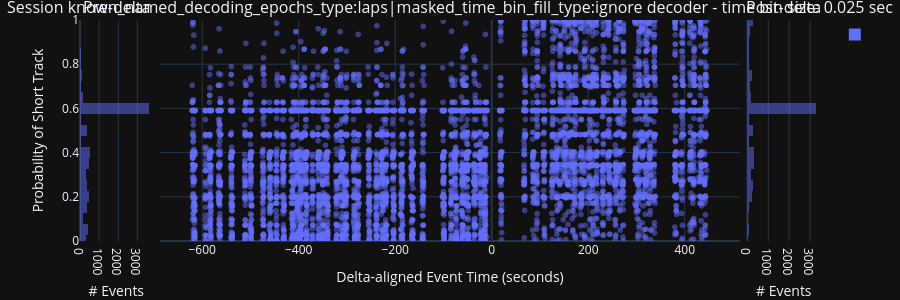
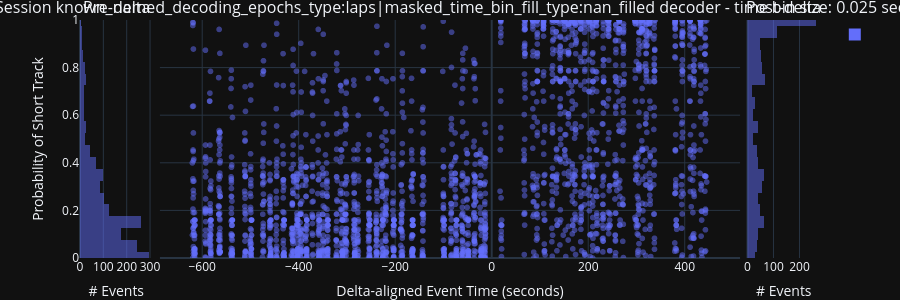
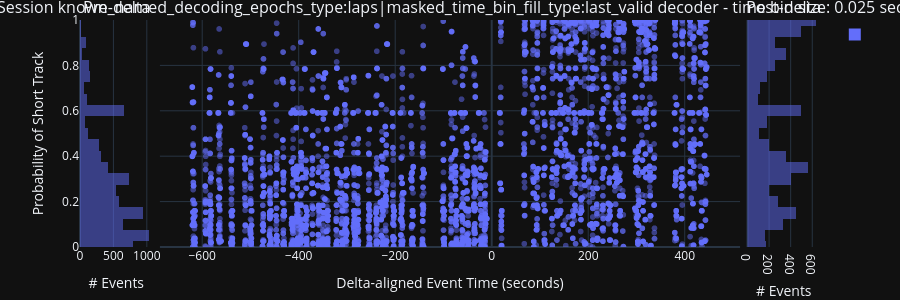
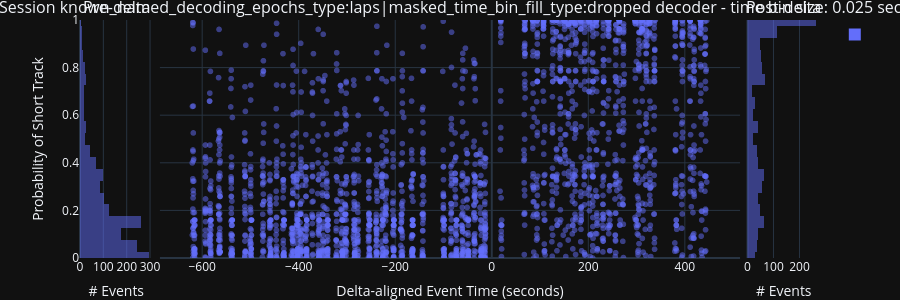

These figures' notebook cell, in order:
### Code cell
from pyphoplacecellanalysis.SpecificResults.PendingNotebookCode import _plot_plotly_stack_marginal_scatter_and_hist_over_time


session_name: str = curr_active_pipeline.session_name
t_start, t_delta, t_end = curr_active_pipeline.find_LongShortDelta_times()
epochs_decoding_time_bin_size: float = 0.025

a_target_context: IdentifyingContext = IdentifyingContext(trained_compute_epochs='laps', pfND_ndim=1, decoder_identifier='pseudo2D', time_bin_size= 0.025, known_named_decoding_epochs_type='laps', data_grain='per_time_bin') # , known_named_decoding_epochs_type='laps'
flat_context_list, flat_result_context_dict, flat_decoder_context_dict, flat_decoded_marginal_posterior_df_context_dict = a_new_fully_generic_result.get_results_matching_contexts(context_query=a_target_context, return_multiple_matches=True, debug_print=True)
_flat_out_figs_dict = _plot_plotly_stack_marginal_scatter_and_hist_over_time(flat_decoded_marginal_posterior_df_context_dict=flat_decoded_marginal_posterior_df_context_dict, session_name=session_name, t_delta=t_delta, epochs_decoding_time_bin_size=epochs_decoding_time_bin_size)

### Figure 1 — Plotly figure (JSON) as saved in the notebook; plotly's stock layout.template omitted (floating-point values rounded to 4 significant figures; data arrays with more than 128 entries replaced by an {"elided": "..."} marker saying what was removed)
{"data": [{"alignmentgroup": "True", "bingroup": "y", "hovertemplate": "count=%{x}<br>P_Short=%{y}<extra></extra>", "legendgroup": "", "marker": {"color": "#636efa", "opacity": 0.5, "pattern": {"shape": ""}}, "name": "", "nbinsy": 25, "offsetgroup": "", "orientation": "h", "showlegend": true, "type": "histogram", "xaxis": "x", "xbins": {"end": 0.95, "size": 0.1, "start": 0.05}, "y": {"elided": "7963 float values"}, "yaxis": "y"}, {"hovertemplate": "delta_aligned_start_t=%{x}<br>P_Short=%{y}<extra></extra>", "legendgroup": "", "marker": {"color": "#636efa", "line": {"width": 0}, "opacity": 0.5, "symbol": "circle"}, "mode": "markers", "name": "trace_scatter", "showlegend": false, "type": "scattergl", "x": {"elided": "14350 float values"}, "xaxis": "x2", "y": {"elided": "14350 float values"}, "yaxis": "y2"}, {"alignmentgroup": "True", "bingroup": "y", "hovertemplate": "count=%{x}<br>P_Short=%{y}<extra></extra>", "legendgroup": "", "marker": {"color": "#636efa", "opacity": 0.5, "pattern": {"shape": ""}}, "name": "trace_post_delta_hist", "nbinsy": 25, "offsetgroup": "", "orientation": "h", "showlegend": false, "type": "histogram", "xaxis": "x3", "xbins": {"end": 0.95, "size": 0.1, "start": 0.05}, "y": {"elided": "6387 float values"}, "yaxis": "y3"}], "layout": {"annotations": [{"font": {"size": 16}, "showarrow": false, "text": "Pre-delta", "x": 0.049, "xanchor": "center", "xref": "paper", "y": 1, "yanchor": "bottom", "yref": "paper"}, {"font": {"size": 16}, "showarrow": false, "text": "Session known_named_decoding_epochs_type:laps|masked_time_bin_fill_type:ignore decoder - time bin size: 0.025 sec", "x": 0.5, "xanchor": "center", "xref": "paper", "y": 1, "yanchor": "bottom", "yref": "paper"}, {"font": {"size": 16}, "showarrow": false, "text": "Post-delta", "x": 0.951, "xanchor": "center", "xref": "paper", "y": 1, "yanchor": "bottom", "yref": "paper"}], "barmode": "overlay", "height": 300, "legend": {"itemsizing": "constant", "traceorder": "grouped"}, "margin": {"b": 0, "t": 20}, "meta": {"figure_context": {"comparison": "pre-post-delta", "data_grain": "per_time_bin", "epochs_name": null, "histogram_variable_name": "P_Short", "num_unique_sessions": 1, "plot_type": "scatter+hist", "t_bin_size": 0.025, "title": "Session known_named_decoding_epochs_type:laps|masked_time_bin_fill_type:ignore decoder - time bin size: 0.025 sec", "variable_name": "P_Short"}, "preferred_filename": "P_Short_1_0.025_Session known_named_decoding_epochs_type-laps|masked_time_bin_fill_type-ignore decoder - time bin size- 0.025 sec_None_per_time_bin_scatter+hist_pre-post-delta_P_Short"}, "xaxis": {"anchor": "y", "domain": [0, 0.098], "title": {"text": "# Events"}}, "xaxis2": {"anchor": "y2", "domain": [0.108, 0.892], "title": {"text": "Delta-aligned Event Time (seconds)"}}, "xaxis3": {"anchor": "y3", "domain": [0.902, 1], "title": {"text": "# Events"}}, "yaxis": {"anchor": "x", "autorange": false, "domain": [0, 1], "fixedrange": true, "range": [0, 1], "title": {"text": "Probability of Short Track"}}, "yaxis2": {"anchor": "x2", "domain": [0, 1], "matches": "y", "showticklabels": false}, "yaxis3": {"anchor": "x3", "domain": [0, 1], "matches": "y", "showticklabels": false}}}

### Figure 2 — Plotly figure (JSON) as saved in the notebook; plotly's stock layout.template omitted (floating-point values rounded to 4 significant figures; data arrays with more than 128 entries replaced by an {"elided": "..."} marker saying what was removed)
{"data": [{"alignmentgroup": "True", "bingroup": "y", "hovertemplate": "count=%{x}<br>P_Short=%{y}<extra></extra>", "legendgroup": "", "marker": {"color": "#636efa", "opacity": 0.5, "pattern": {"shape": ""}}, "name": "", "nbinsy": 25, "offsetgroup": "", "orientation": "h", "showlegend": true, "type": "histogram", "xaxis": "x", "xbins": {"end": 0.95, "size": 0.1, "start": 0.05}, "y": {"elided": "7963 float values"}, "yaxis": "y"}, {"hovertemplate": "delta_aligned_start_t=%{x}<br>P_Short=%{y}<extra></extra>", "legendgroup": "", "marker": {"color": "#636efa", "line": {"width": 0}, "opacity": 0.5, "symbol": "circle"}, "mode": "markers", "name": "trace_scatter", "showlegend": false, "type": "scattergl", "x": {"elided": "14350 float values"}, "xaxis": "x2", "y": {"elided": "14350 float values"}, "yaxis": "y2"}, {"alignmentgroup": "True", "bingroup": "y", "hovertemplate": "count=%{x}<br>P_Short=%{y}<extra></extra>", "legendgroup": "", "marker": {"color": "#636efa", "opacity": 0.5, "pattern": {"shape": ""}}, "name": "trace_post_delta_hist", "nbinsy": 25, "offsetgroup": "", "orientation": "h", "showlegend": false, "type": "histogram", "xaxis": "x3", "xbins": {"end": 0.95, "size": 0.1, "start": 0.05}, "y": {"elided": "6387 float values"}, "yaxis": "y3"}], "layout": {"annotations": [{"font": {"size": 16}, "showarrow": false, "text": "Pre-delta", "x": 0.049, "xanchor": "center", "xref": "paper", "y": 1, "yanchor": "bottom", "yref": "paper"}, {"font": {"size": 16}, "showarrow": false, "text": "Session known_named_decoding_epochs_type:laps|masked_time_bin_fill_type:nan_filled decoder - time bin size: 0.025 sec", "x": 0.5, "xanchor": "center", "xref": "paper", "y": 1, "yanchor": "bottom", "yref": "paper"}, {"font": {"size": 16}, "showarrow": false, "text": "Post-delta", "x": 0.951, "xanchor": "center", "xref": "paper", "y": 1, "yanchor": "bottom", "yref": "paper"}], "barmode": "overlay", "height": 300, "legend": {"itemsizing": "constant", "traceorder": "grouped"}, "margin": {"b": 0, "t": 20}, "meta": {"figure_context": {"comparison": "pre-post-delta", "data_grain": "per_time_bin", "epochs_name": null, "histogram_variable_name": "P_Short", "num_unique_sessions": 1, "plot_type": "scatter+hist", "t_bin_size": 0.025, "title": "Session known_named_decoding_epochs_type:laps|masked_time_bin_fill_type:nan_filled decoder - time bin size: 0.025 sec", "variable_name": "P_Short"}, "preferred_filename": "P_Short_1_0.025_Session known_named_decoding_epochs_type-laps|masked_time_bin_fill_type-nan_filled decoder - time bin size- 0.025 sec_None_per_time_bin_scatter+hist_pre-post-delta_P_Short"}, "xaxis": {"anchor": "y", "domain": [0, 0.098], "title": {"text": "# Events"}}, "xaxis2": {"anchor": "y2", "domain": [0.108, 0.892], "title": {"text": "Delta-aligned Event Time (seconds)"}}, "xaxis3": {"anchor": "y3", "domain": [0.902, 1], "title": {"text": "# Events"}}, "yaxis": {"anchor": "x", "autorange": false, "domain": [0, 1], "fixedrange": true, "range": [0, 1], "title": {"text": "Probability of Short Track"}}, "yaxis2": {"anchor": "x2", "domain": [0, 1], "matches": "y", "showticklabels": false}, "yaxis3": {"anchor": "x3", "domain": [0, 1], "matches": "y", "showticklabels": false}}}

### Figure 3 — Plotly figure (JSON) as saved in the notebook; plotly's stock layout.template omitted (floating-point values rounded to 4 significant figures; data arrays with more than 128 entries replaced by an {"elided": "..."} marker saying what was removed)
{"data": [{"alignmentgroup": "True", "bingroup": "y", "hovertemplate": "count=%{x}<br>P_Short=%{y}<extra></extra>", "legendgroup": "", "marker": {"color": "#636efa", "opacity": 0.5, "pattern": {"shape": ""}}, "name": "", "nbinsy": 25, "offsetgroup": "", "orientation": "h", "showlegend": true, "type": "histogram", "xaxis": "x", "xbins": {"end": 0.95, "size": 0.1, "start": 0.05}, "y": {"elided": "7963 float values"}, "yaxis": "y"}, {"hovertemplate": "delta_aligned_start_t=%{x}<br>P_Short=%{y}<extra></extra>", "legendgroup": "", "marker": {"color": "#636efa", "line": {"width": 0}, "opacity": 0.5, "symbol": "circle"}, "mode": "markers", "name": "trace_scatter", "showlegend": false, "type": "scattergl", "x": {"elided": "14350 float values"}, "xaxis": "x2", "y": {"elided": "14350 float values"}, "yaxis": "y2"}, {"alignmentgroup": "True", "bingroup": "y", "hovertemplate": "count=%{x}<br>P_Short=%{y}<extra></extra>", "legendgroup": "", "marker": {"color": "#636efa", "opacity": 0.5, "pattern": {"shape": ""}}, "name": "trace_post_delta_hist", "nbinsy": 25, "offsetgroup": "", "orientation": "h", "showlegend": false, "type": "histogram", "xaxis": "x3", "xbins": {"end": 0.95, "size": 0.1, "start": 0.05}, "y": {"elided": "6387 float values"}, "yaxis": "y3"}], "layout": {"annotations": [{"font": {"size": 16}, "showarrow": false, "text": "Pre-delta", "x": 0.049, "xanchor": "center", "xref": "paper", "y": 1, "yanchor": "bottom", "yref": "paper"}, {"font": {"size": 16}, "showarrow": false, "text": "Session known_named_decoding_epochs_type:laps|masked_time_bin_fill_type:last_valid decoder - time bin size: 0.025 sec", "x": 0.5, "xanchor": "center", "xref": "paper", "y": 1, "yanchor": "bottom", "yref": "paper"}, {"font": {"size": 16}, "showarrow": false, "text": "Post-delta", "x": 0.951, "xanchor": "center", "xref": "paper", "y": 1, "yanchor": "bottom", "yref": "paper"}], "barmode": "overlay", "height": 300, "legend": {"itemsizing": "constant", "traceorder": "grouped"}, "margin": {"b": 0, "t": 20}, "meta": {"figure_context": {"comparison": "pre-post-delta", "data_grain": "per_time_bin", "epochs_name": null, "histogram_variable_name": "P_Short", "num_unique_sessions": 1, "plot_type": "scatter+hist", "t_bin_size": 0.025, "title": "Session known_named_decoding_epochs_type:laps|masked_time_bin_fill_type:last_valid decoder - time bin size: 0.025 sec", "variable_name": "P_Short"}, "preferred_filename": "P_Short_1_0.025_Session known_named_decoding_epochs_type-laps|masked_time_bin_fill_type-last_valid decoder - time bin size- 0.025 sec_None_per_time_bin_scatter+hist_pre-post-delta_P_Short"}, "xaxis": {"anchor": "y", "domain": [0, 0.098], "title": {"text": "# Events"}}, "xaxis2": {"anchor": "y2", "domain": [0.108, 0.892], "title": {"text": "Delta-aligned Event Time (seconds)"}}, "xaxis3": {"anchor": "y3", "domain": [0.902, 1], "title": {"text": "# Events"}}, "yaxis": {"anchor": "x", "autorange": false, "domain": [0, 1], "fixedrange": true, "range": [0, 1], "title": {"text": "Probability of Short Track"}}, "yaxis2": {"anchor": "x2", "domain": [0, 1], "matches": "y", "showticklabels": false}, "yaxis3": {"anchor": "x3", "domain": [0, 1], "matches": "y", "showticklabels": false}}}

### Figure 4 — Plotly figure (JSON) as saved in the notebook; plotly's stock layout.template omitted (floating-point values rounded to 4 significant figures; data arrays with more than 128 entries replaced by an {"elided": "..."} marker saying what was removed)
{"data": [{"alignmentgroup": "True", "bingroup": "y", "hovertemplate": "count=%{x}<br>P_Short=%{y}<extra></extra>", "legendgroup": "", "marker": {"color": "#636efa", "opacity": 0.5, "pattern": {"shape": ""}}, "name": "", "nbinsy": 25, "offsetgroup": "", "orientation": "h", "showlegend": true, "type": "histogram", "xaxis": "x", "xbins": {"end": 0.95, "size": 0.1, "start": 0.05}, "y": {"elided": "1722 float values"}, "yaxis": "y"}, {"hovertemplate": "delta_aligned_start_t=%{x}<br>P_Short=%{y}<extra></extra>", "legendgroup": "", "marker": {"color": "#636efa", "line": {"width": 0}, "opacity": 0.5, "symbol": "circle"}, "mode": "markers", "name": "trace_scatter", "showlegend": false, "type": "scattergl", "x": {"elided": "2933 float values"}, "xaxis": "x2", "y": {"elided": "2933 float values"}, "yaxis": "y2"}, {"alignmentgroup": "True", "bingroup": "y", "hovertemplate": "count=%{x}<br>P_Short=%{y}<extra></extra>", "legendgroup": "", "marker": {"color": "#636efa", "opacity": 0.5, "pattern": {"shape": ""}}, "name": "trace_post_delta_hist", "nbinsy": 25, "offsetgroup": "", "orientation": "h", "showlegend": false, "type": "histogram", "xaxis": "x3", "xbins": {"end": 0.95, "size": 0.1, "start": 0.05}, "y": {"elided": "1211 float values"}, "yaxis": "y3"}], "layout": {"annotations": [{"font": {"size": 16}, "showarrow": false, "text": "Pre-delta", "x": 0.049, "xanchor": "center", "xref": "paper", "y": 1, "yanchor": "bottom", "yref": "paper"}, {"font": {"size": 16}, "showarrow": false, "text": "Session known_named_decoding_epochs_type:laps|masked_time_bin_fill_type:dropped decoder - time bin size: 0.025 sec", "x": 0.5, "xanchor": "center", "xref": "paper", "y": 1, "yanchor": "bottom", "yref": "paper"}, {"font": {"size": 16}, "showarrow": false, "text": "Post-delta", "x": 0.951, "xanchor": "center", "xref": "paper", "y": 1, "yanchor": "bottom", "yref": "paper"}], "barmode": "overlay", "height": 300, "legend": {"itemsizing": "constant", "traceorder": "grouped"}, "margin": {"b": 0, "t": 20}, "meta": {"figure_context": {"comparison": "pre-post-delta", "data_grain": "per_time_bin", "epochs_name": null, "histogram_variable_name": "P_Short", "num_unique_sessions": 1, "plot_type": "scatter+hist", "t_bin_size": 0.025, "title": "Session known_named_decoding_epochs_type:laps|masked_time_bin_fill_type:dropped decoder - time bin size: 0.025 sec", "variable_name": "P_Short"}, "preferred_filename": "P_Short_1_0.025_Session known_named_decoding_epochs_type-laps|masked_time_bin_fill_type-dropped decoder - time bin size- 0.025 sec_None_per_time_bin_scatter+hist_pre-post-delta_P_Short"}, "xaxis": {"anchor": "y", "domain": [0, 0.098], "title": {"text": "# Events"}}, "xaxis2": {"anchor": "y2", "domain": [0.108, 0.892], "title": {"text": "Delta-aligned Event Time (seconds)"}}, "xaxis3": {"anchor": "y3", "domain": [0.902, 1], "title": {"text": "# Events"}}, "yaxis": {"anchor": "x", "autorange": false, "domain": [0, 1], "fixedrange": true, "range": [0, 1], "title": {"text": "Probability of Short Track"}}, "yaxis2": {"anchor": "x2", "domain": [0, 1], "matches": "y", "showticklabels": false}, "yaxis3": {"anchor": "x3", "domain": [0, 1], "matches": "y", "showticklabels": false}}}
